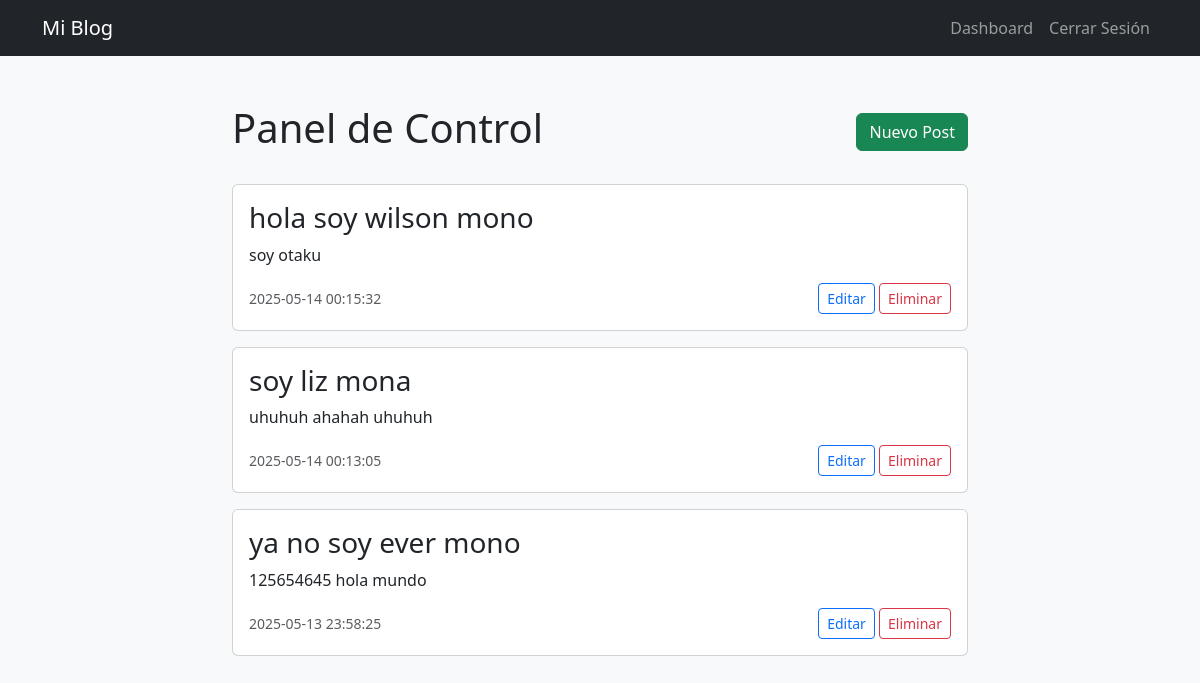
/dashboard (signed in), run on the app's committed database.
### tables this page shows
CREATE TABLE posts (
                id INTEGER PRIMARY KEY AUTOINCREMENT,
                title TEXT NOT NULL,
                content TEXT NOT NULL,
                user_id INTEGER NOT NULL,
                created_at DATETIME DEFAULT CURRENT_TIMESTAMP,
                FOREIGN KEY (user_id) REFERENCES users (id)
            );

### app.py (the view)
@app.route('/dashboard')
@login_required
def dashboard():
    db = get_db()
    posts = db.execute('SELECT * FROM posts WHERE user_id = ? ORDER BY created_at DESC',
                      (current_user.id,)).fetchall()
    return render_template('dashboard.html', posts=posts)

### app.py (called while the page is built)
def get_db():
    conn = sqlite3.connect('blog.db')
    conn.row_factory = sqlite3.Row
    return conn

@login_manager.user_loader
def load_user(user_id):
    return User.get(user_id)

    @staticmethod
    def get(user_id):
        db = get_db()
        user = db.execute('SELECT * FROM users WHERE id = ?', (user_id,)).fetchone()
        if not user:
            return None
        return User(id=user['id'], username=user['username'], password_hash=user['password_hash'])

### templates/dashboard.html (shortened to what this page needs)
{% extends "base.html" %}
{% block content %}
<div class="row">
    <div class="col-md-8 mx-auto">
        <div class="d-flex justify-content-between align-items-center mb-4">
            <h1>Panel de Control</h1>
            <a href="{{ url_for('create_post') }}" class="btn btn-success">
                 Nuevo Post
            </a>
        </div>
        {% for post in posts %}
            <div class="card mb-3">
                <div class="card-body">
                    <h3 class="card-title">{{ post['title'] }}</h3>
                    <p class="card-text">{{ post['content'] }}</p>
                    <div class="d-flex justify-content-between align-items-center">
                        <small class="text-muted">{{ post['created_at'] }}</small>
                        <div>
                            <a href="{{ url_for('edit_post', post_id=post['id']) }}"
                               class="btn btn-sm btn-outline-primary">Editar</a>
                            <a href="{{ url_for('delete_post', post_id=post['id']) }}"
                               class="btn btn-sm btn-outline-danger"
                               onclick="return confirm('¿Seguro que deseas eliminar este post?')">Eliminar</a>
                        </div>
                    </div>
                </div>
            </div>
        {% else %}
            <div class="alert alert-info">No tienes publicaciones aún</div>
        {% endfor %}
    </div>
</div>
{% endblock %}

### data on the page
posts: title "hola soy wilson mono", content "soy otaku", created_at "2025-05-14 00:15:32"
posts: title "soy liz mona", content "uhuhuh ahahah uhuhuh", created_at "2025-05-14 00:13:05"
posts: title "ya no soy ever mono", content "125654645 hola mundo", created_at "2025-05-13 23:58:25"
